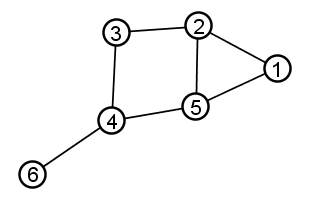
#> input picture inputs/graph.jpg, 311 x 200 px
$ python test.py   (older library calls are emulated)
#> lines starting #> are read from the running program, lines starting #| are printed output that depends on the picture; after the words box and inside, x2 and y2 are one past the last pixel; in counts of white or black regions, pixels touching at a corner belong together
### Import_Graph.py
from PIL import Image
import numpy as np
import argparse
import cv2
import pytesseract
import glob
import re
import networkx as nx
import matplotlib.pyplot as plt

### Settings ###

# True when debugging
preview = False

# True if nodes are labeled with numbers solely
digit = True


class Import_Graph:
    def __init__(self, image_path):
#> called with image_path = 'inputs/graph.jpg'
        self.image_path = image_path
        self.text = "outputs/text"
        self.node_paths = 'outputs/nodes/'
        self.node_names = 'outputs/nodes/labels/'

        image = cv2.imread(image_path, 0)
#> image is the input picture: shape (200, 311); min 0, max 255, mean 245.6
        self.image = image
        self.gray = self.grayify(image)

    # main function
    def import_graph(self):
        # nodes
        nodes = self.find_nodes()
#> in find_nodes, `circles = cv2.HoughCircles(gray, cv2.HOUGH_GRADIENT, 1, 20, param1=30,..`: circles = [[116.5, 32.5, 14.1], [32.5, 174.5, 14.4], [195.5, 106.5, 14.4], [198.5, 25.5, 14.7], [277.5, 68.5, 14.4], [111.5, 120.5, 14]]
#> in find_nodes, `circles = np.round(circles[0, :]).astype("int")`: circles = [[116, 32, 14], [32, 174, 14], [196, 106, 14], [198, 26, 15], [278, 68, 14], [112, 120, 14]]
#> the loop in find_nodes, `for (x, y, r) in circles:` made 6 passes
#> after the loop in find_nodes, `for (x, y, r) in circles:`:
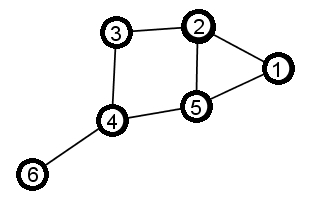
#> output: shape (200, 311); 3.28% of pixels changed, all inside (x1, y1, x2, y2) = (16, 9, 295, 191)
#> nodes has the same summary as circles in find_nodes

        # dictionary from node path name to node coordinates
        nodes_path_coord_dict = self.crop_nodes(nodes)

        # self.crop_nodes(nodes)

        # dictionary from node path name to node label
        G, nodes_coord_name_dict = self.read_text()

        # edges coordinates
        edges = self.find_edges()

        E = self.connect_nodes(nodes_path_coord_dict, nodes_coord_name_dict, edges)

        # node dictionaries
        if preview:
            print("\nnodes path coord dict")
            for key in nodes_path_coord_dict:
                print(key, nodes_path_coord_dict[key])

            print("\nnodes coord name dict")
            for key in nodes_coord_name_dict:
                print(key, nodes_coord_name_dict[key])

        # create graph
        graph = nx.Graph(E)

        # plot, save graph
        nx.draw(graph)
        plt.savefig("outputs/detected_graph.jpg")

        return graph

    # RGB to Gray
    def grayify(self, image):
        # save grayscale image
        if (len(image.shape)==3):
            image = cv2.cvtColor(np.float32(image), cv2.COLOR_BGR2GRAY)
        return image

    # https://www.geeksforgeeks.org/text-detection-and-extraction-using-opencv-and-ocr/
    # read node name inside all nodes
    def read_text(self):

        nodes_text_dict = {}

        for node in glob.glob(self.node_paths + '*.png'):
            img = cv2.imread(node, 0)
            gray = self.grayify(img)

            node_path = node.split('/')[-1]
            node_path = node_path.split('.')[0]
            text_file = self.node_names + node_path + '.txt'

            # Performing OTSU threshold
            ret, thresh1 = cv2.threshold(gray, 0, 255, cv2.THRESH_OTSU | cv2.THRESH_BINARY_INV)

            # Specify structure shape and kernel size.
            # Kernel size increases or decreases the area of the rectangle to be detected.
            # A smaller value like (10, 10) will detect each word instead of a sentence.
            rect_kernel = cv2.getStructuringElement(cv2.MORPH_RECT, (5, 5))

            # Appplying dilation on the threshold image
            dilation = cv2.dilate(thresh1, rect_kernel, iterations = 1)

            # Finding contours
            _, contours, _ = cv2.findContours(dilation, cv2.RETR_EXTERNAL, cv2.CHAIN_APPROX_NONE)

            # Creating a copy of image
            im2 = img.copy()

            # A text file is created and flushed
            file = open(text_file, "w+")
            file.write("")
            file.close()

            G = []

            # Looping through the identified contours
            # Then rectangular part is cropped and passed on to pytesseract for extracting text from it
            # Extracted text is then written into the text file
            for cnt in contours:
                x, y, w, h = cv2.boundingRect(cnt)

                # Drawing a rectangle on copied image
                rect = cv2.rectangle(im2, (x, y), (x + w, y + h), (0, 255, 0), 2)

                # Cropping the text block for giving input to OCR
                cropped = im2[y:y + h, x:x + w]

                # cv2.imshow("cropped", cropped)
                # cv2.waitKey(0)

                # Open the file in append mode
                file = open(text_file, "a")

                # Apply OCR on the cropped image
                text = pytesseract.image_to_string(cropped, config='--psm 10')
                if digit:
                    text = re.sub("[^0-9^.]", "", text)
                else:
                    text = re.sub("[^0-9A-Za-z^.]", "", text)

                if preview:
                    print("text: ", text)

                nodes_text_dict[node_path] = str(text)

                # Appending the text into file
                file.write(text)
                file.write("\n")

                # Close the file
                file.close

        G = nodes_text_dict.values()
        return G, nodes_text_dict

    # crop nodes from graph
    def crop_nodes(self, circles):
        nodes_paths_dict = {}

        for (x, y, r) in circles:

            # bottom left
            x0 = x - r
#> x0 = 102
            y0 = y - r
#> y0 = 18

            # top right
            x1 = x + r
#> x1 = 130
            y1 = y + r
#> y1 = 46

            img = cv2.imread(self.image_path)
            crop_img = img[y0:y1, x0:x1]
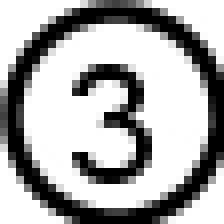
#> crop_img: shape (28, 28, 3) (shown 8 times larger); min 0, max 255, mean 172.5

            node_name = "{0}_{1}_{2}".format(x, y, r)
#> node_name = '116_32_14'
            node_output_path = "outputs/nodes/{0}.png".format(node_name)
#> node_output_path = 'outputs/nodes/116_32_14.png'
#> in import_graph, `nodes_path_coord_dict = self.crop_nodes(nodes)`: nodes_path_coord_dict = {'116_32_14': (116, 32, 14), '32_174_14': (32, 174, 14), '196_106_14': (196, 106, 14), '198_26_15': (198, 26, 15), '278_68_14': (278, 68, 14), '112_120_14': (112, 120, 14)}

            # view node cropped
            if (preview):
                cv2.imshow(node_output_path, crop_img)
                cv2.waitKey(0)

            # save image
            cv2.imwrite(node_output_path, crop_img)

            # associate image of node (path name) and coordinates
            nodes_paths_dict[node_name] = (x, y, r)

        return nodes_paths_dict

    # https://www.pyimagesearch.com/2014/07/21/detecting-circles-images-using-opencv-hough-circles/
    # find nodes in graph
    def find_nodes(self):

        gray = self.gray
        output = gray.copy()

        # TO-DO: Allow user to adjust params (up, down) till all circles selected

        # detect circles in the image
        circles = cv2.HoughCircles(gray,
                                   cv2.HOUGH_GRADIENT,
                                   1,
                                   20,
                                   param1=30,
                                   param2=15,
                                   minRadius=12,
                                   maxRadius=30)

        # ensure at least some circles were found
        if circles is not None:

            # convert the (x, y) coordinates and radius of the circles to integers
            circles = np.round(circles[0, :]).astype("int")

            # loop over the (x, y) coordinates and radius of the circles
            for (x, y, r) in circles:

                # draw the circle in the output image
                cv2.circle(output, (x, y), r, (0, 255, 0), 4)

                # draw a rectangle corresponding to the center of the circle
                # cv2.rectangle(output, (x - 5, y - 5), (x + 5, y + 5), (0, 128, 255), -1)

            # show the output image
            if (preview):
                cv2.imshow("output", np.hstack([gray, output]))
                cv2.waitKey(0)

        return circles

    # https://www.geeksforgeeks.org/line-detection-python-opencv-houghline-method/
    # find edges in graph
    def find_edges(self):
        img = self.image
        gray = self.gray

        edges = cv2.Canny(gray, 75, 150)
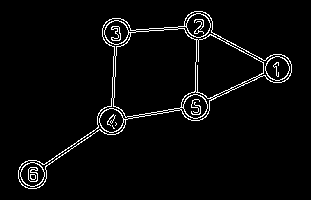
#> edges: shape (200, 311); 3.6% white in thin lines or dots, all inside (x1, y1, x2, y2) = (18, 11, 292, 189)
        lines = cv2.HoughLinesP(edges, 1, np.pi/180, 30, maxLineGap=25)

        # TO-DO: adjustable MaxLineGap

        edges_arr = []

        # https://www.tutorialspoint.com/line-detection-in-python-with-opencv
        for line in lines:
            x1, y1, x2, y2 = line[0]
            cv2.line(img, (x1, y1), (x2, y2), (0, 0, 128), 1)

            if preview:
                # cv2.imshow("linesEdges", edges)
                cv2.imshow("linesDetected", img)
                cv2.waitKey(0)

            edges_arr.append([(x1, y1), (x2, y2)])
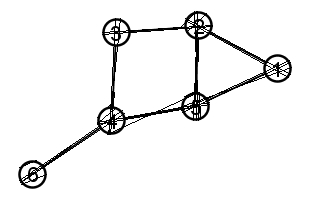
#> img: shape (200, 311); 2.68% of pixels changed, all inside (x1, y1, x2, y2) = (19, 11, 292, 185)

        # print(edges_arr)
        return edges_arr

    def connect_nodes(self, name_coord, name_label, edges):
        if preview:
            print("\nname_coord dict")
            for key in name_coord:
                print(key, name_coord[key])

            print("\nname_label dict")
            for key in name_label:
                print(key, name_label[key])

            print("\nedges")
            for edge in edges:
                print(edge)

        E = []
        threshold = 10
        for edge in edges:
            # endpoint nodes
            e  = []
            for (x_coord, y_coord) in edge:

                for key in name_coord:
                    x, y, r = name_coord[key]
                    x_range = range(x - r - threshold, x + r + threshold)
                    y_range = range(y - r - threshold, y + r + threshold)
                    if ((x_coord in x_range) and (y_coord in y_range)):
                        e.append(key)

                    if preview: # else:
                        if ((x_coord in x_range) or (y_coord in y_range)):
                            print("{0} in x range: {1} - {2} (difference of {3})".format(x_coord,
                                                                                         x - r,
                                                                                         x + r,
                                                                                         x_coord - (x + r) if (x_coord > x + r) else (x - r) - x_coord))
                            print("{0} in y range: {1} - {2} (difference of {3})".format(y_coord,
                                                                                         y - r,
                                                                                         y + r,
                                                                                         y_coord - (y + r) if (y_coord > y + r) else (y - r) - y_coord))
                            print("{0}, {1}".format( "T" if (x_coord in x_range) else "F",  "T" if (y_coord in y_range) else "F"))
                            print('\n')

            # add edges with two endpoins in nodes to E
            if (len(e) == 2):
                # print(type(name_label)) # .get(e))
                E.append(e)

        E_names = []
        for edge in E:
            left_node = edge[0]
            right_node = edge[1]

            left_node = str(name_label[left_node])
            right_node = str(name_label[right_node])

            E_names.append([left_node, right_node])

        return E_names

### test.py
from Import_Graph import Import_Graph

image_path = 'inputs/graph.jpg'
import_graph = Import_Graph(image_path)
#> (the run stopped early here; a loop or call above may not have finished)
